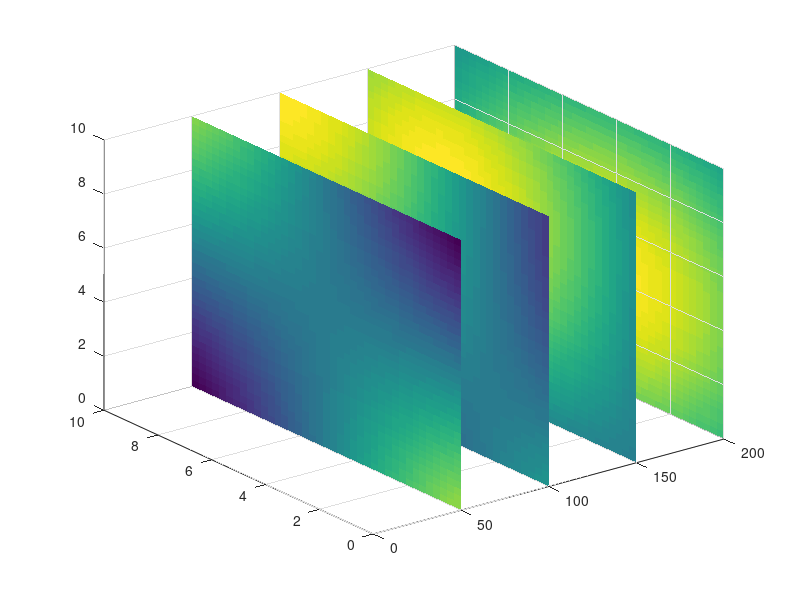

The MATLAB source for this figure:
[y,z] = meshgrid(linspace(0,10,40));
for off=50:50:200    
  x = off + zeros(size(z));
    % My standin for your vorticity data
    c = cos((x+y)/5) .* cos((x+z)/5);
    surf(x,y,z,c)
    hold on
end
  shading flat
  hold off
  xlim([0 200])
